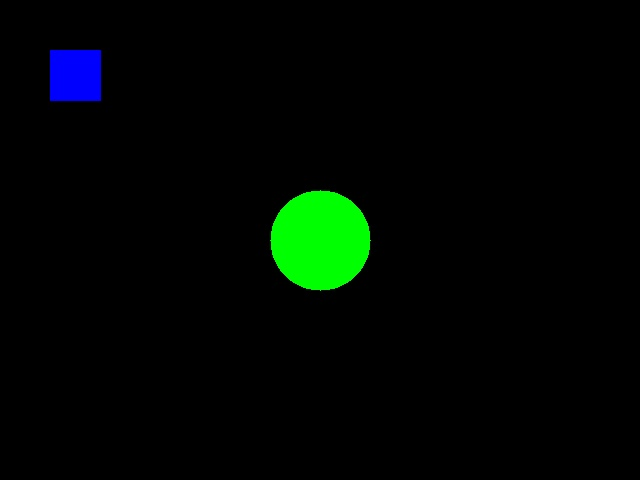
#> input picture test_res/imgfig.jpg, 640 x 480 px, found by its file name
$ python contour.py
#> lines starting #> are read from the running program, lines starting #| are printed output that depends on the picture; after the words box and inside, x2 and y2 are one past the last pixel; in counts of white or black regions, pixels touching at a corner belong together
import cv2
from random import randint
import ball
import numpy as np


img = cv2.imread('test_res\\imgfig.jpg')
#> img is the input picture: shape (480, 640, 3); mean B, G, R 2.3, 6.5, 0.1

print(type(img))
#| <class 'numpy.ndarray'>
img_mask = np.zeros((img.shape[0],img.shape[1]), dtype=np.uint8() )

img_mask[img[:,:,0] > 200] = 255

cont, h = cv2.findContours(img_mask,
                           cv2.RETR_TREE,
                           cv2.CHAIN_APPROX_SIMPLE)

cont = (cont[0],
        np.array(
            [
                [[100, 100]],
                [[100, 200]],
                [[200, 200]],

                [[200, 100]],

                [[ 190, 110]]
                ]
                    )
        )
print(len(cont[0]))
print(cont[0])
cv2.imshow('img', img)

cv2.imshow('mask img', img_mask)
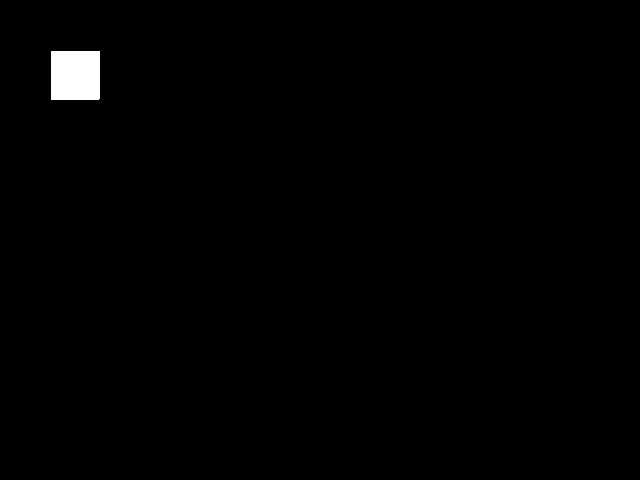
#> window 'mask img': shape (480, 640); 0.78% white; 1 white region, box (x1, y1, x2, y2) and area: (51, 51, 100, 100) 2400
cv2.drawContours( img, cont, -1, (0,255,255), 2 )
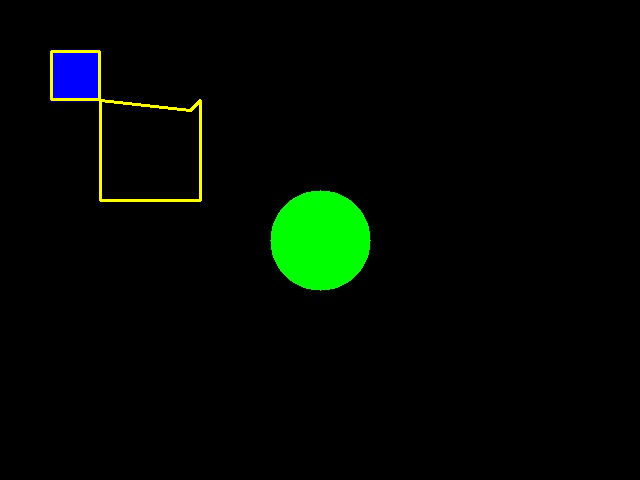
#> img: shape (480, 640, 3); 0.58% of pixels changed, all inside (x1, y1, x2, y2) = (50, 50, 202, 202)
for i in range(len(cont[0])):
    cv2.circle(img, (cont[0][i][0][0],cont[0][i][0][1]),2, (0,0,255), -1 )
#> img: shape (480, 640, 3); 0.02% of pixels changed, all inside (x1, y1, x2, y2) = (49, 49, 102, 102)
cv2.imshow('imgcont', img)


cv2.waitKey(0)

cv2.destroyAllWindows()
